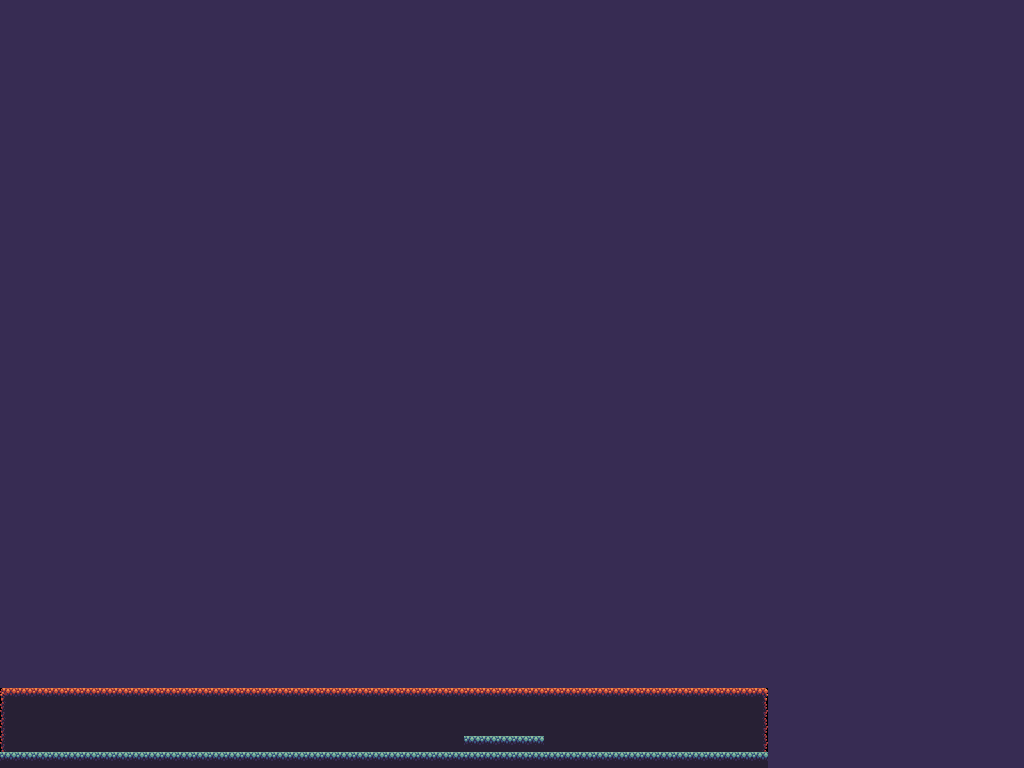

This game map was drawn from its Tiled (.tmx) file and the tilesets committed beside it. A one-line description and the trimmed map source follow:
An orthogonal 64x48 tile map with 16x16 px tiles, 1 tile layer (Tile Layer 1).

<map version="1.2" tiledversion="1.2.2" orientation="orthogonal" renderorder="left-up" width="64" height="48" tilewidth="16" tileheight="16" infinite="0" nextlayerid="2" nextobjectid="1">
 <tileset firstgid="1" source="ForestPlatformer.tsx" />
 <layer id="1" name="Tile Layer 1" width="64" height="48">
  <data>[3072 cells, 3072 non-empty, 8 distinct tile ids]</data>
 </layer>
</map>
